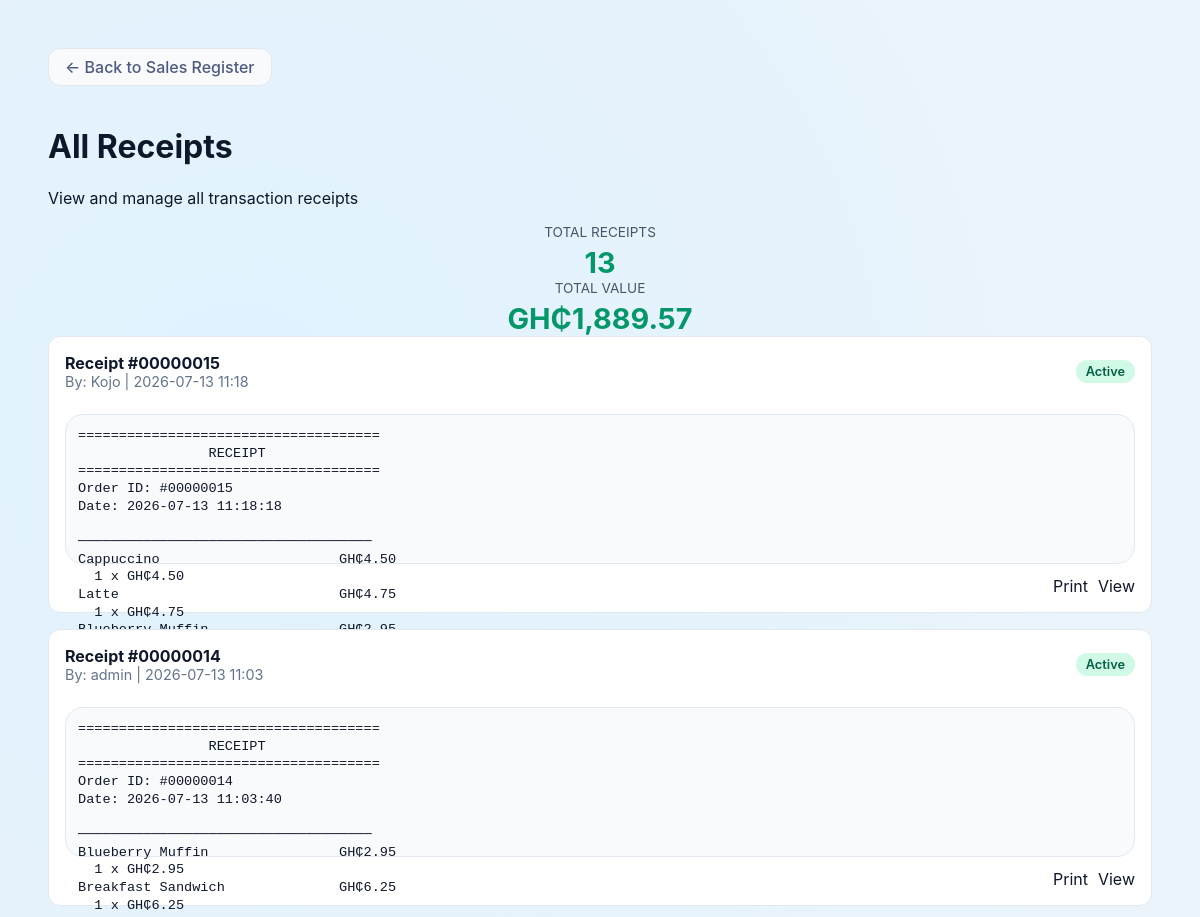
/receipts.php (signed in, upper part), run on an earlier commit of the app's database.
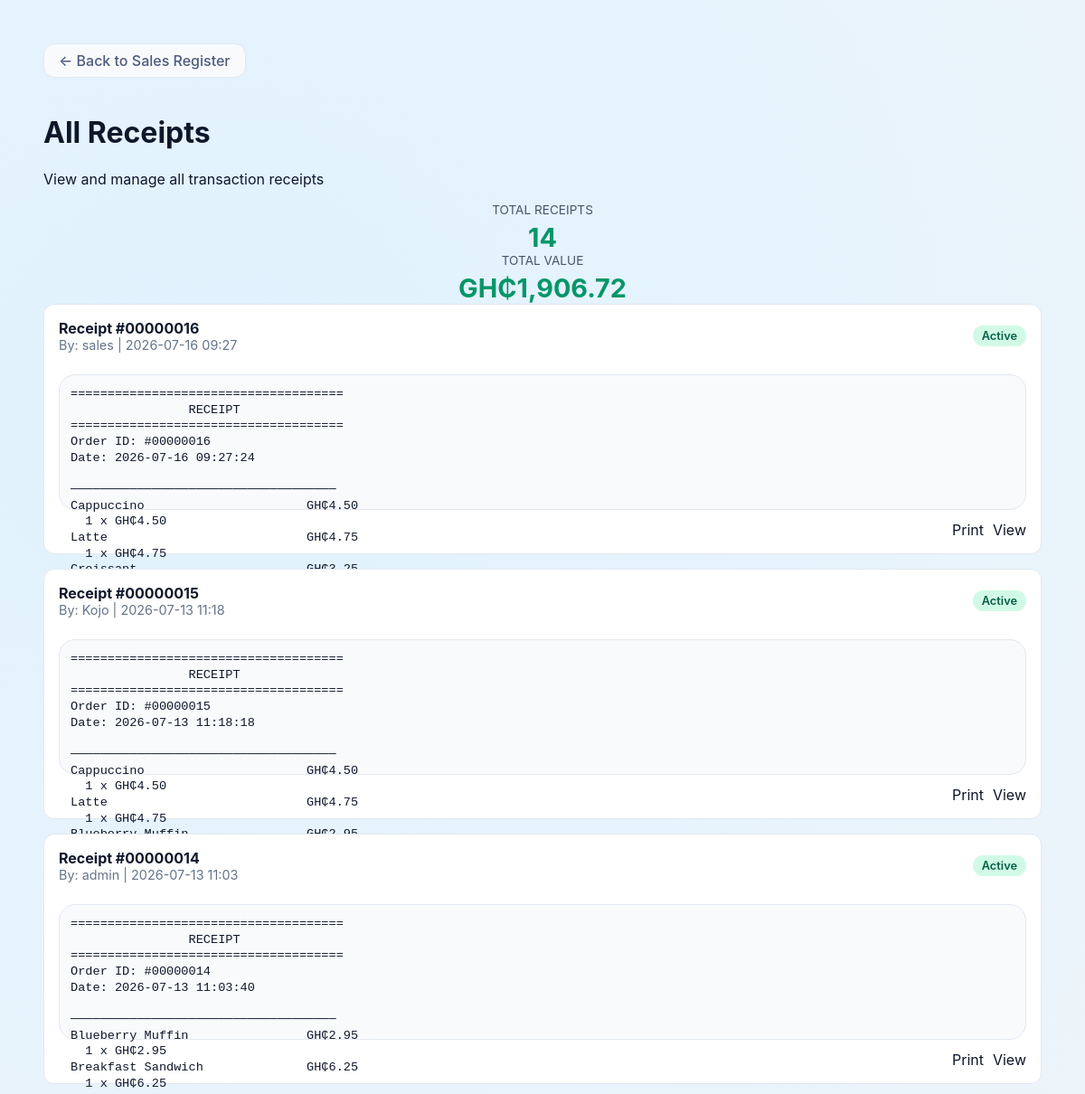
And on a later commit of the database.
### tables this page shows
CREATE TABLE receipts (
            id INTEGER PRIMARY KEY,
            order_id INTEGER NOT NULL UNIQUE,
            username TEXT NOT NULL,
            receipt_content TEXT NOT NULL,
            return_status TEXT NOT NULL DEFAULT "Active",
            created_at TEXT NOT NULL,
            FOREIGN KEY(order_id) REFERENCES orders(id)
        );

### inc/functions.php (called while the page is built, shortened)
<?php
function get_db_path(): string {
    $dir = __DIR__ . '/../data';
    return $dir . '/pos.db';
}
function get_database(): PDO {
    static $pdo = null;
    if ($pdo !== null) {
        return $pdo;
    }
    $path = get_db_path();
    $pdo = new PDO('sqlite:' . $path);
    $pdo->setAttribute(PDO::ATTR_ERRMODE, PDO::ERRMODE_EXCEPTION);
    return $pdo;
}
function load_receipts(): array {
    $stmt = get_database()->query(
        'SELECT r.id, r.order_id, r.username, r.receipt_content, r.return_status, r.created_at
         FROM receipts r
         ORDER BY r.created_at DESC'
    );
    return $stmt->fetchAll(PDO::FETCH_ASSOC);
}

### receipts.php (the view, shortened to what this page needs)
<?php
require_once __DIR__ . '/inc/functions.php';
$user = current_user();
$viewReceiptId = intval($_GET['view'] ?? 0);
$viewReceipt = null;
if ($user['role'] === 'admin') {
    $receipts = load_receipts();
} else {
    $receipts = load_receipts_by_user($user['username']);
}
?>
<!DOCTYPE html>
<html lang="en">
<head>
  <link rel="stylesheet" href="styles.css" />
</head>
<body>
  <div class="receipts-container">
    <a href="sales.php" class="back-link">← Back to Sales Register</a>
    <?php if ($viewReceiptId > 0 && $viewReceipt): ?>
      <div class="single-view">
        <h2>Receipt #<?php echo str_pad((string)$viewReceiptId, 8, '0', STR_PAD_LEFT); ?></h2>
        <pre><?php echo htmlspecialchars($viewReceipt); ?></pre>
        <div class="receipt-actions">
          <a href="print_receipt.php?id=<?php echo $viewReceiptId; ?>" class="primary" target="_blank">Print Receipt</a>
          <a href="receipts.php" class="secondary">Back to All Receipts</a>
        </div>
      </div>
    <?php else: ?>
      <h1>All Receipts</h1>
      <p>View and manage all transaction receipts</p>
      <?php
      $totalReceipts = count($receipts);
      $totalValue = 0;
      foreach ($receipts as $receipt) {
          preg_match('/TOTAL\s+GH₵([\d.]+)/', $receipt['receipt_content'], $matches);
          if (!empty($matches[1])) {
              $totalValue += floatval($matches[1]);
          }
      }
      ?>
      <div class="stats-panel">
        <div class="stat-item">
          <div class="stat-label">Total Receipts</div>
          <div class="stat-value"><?php echo $totalReceipts; ?></div>
        </div>
        <div class="stat-item">
          <div class="stat-label">Total Value</div>
          <div class="stat-value">GH₵<?php echo number_format($totalValue, 2); ?></div>
        </div>
      </div>
      <?php if (empty($receipts)): ?>
        <p class="empty-message">No receipts found.</p>
      <?php else: ?>
        <div class="receipts-summary">
          <?php foreach ($receipts as $receipt): ?>
            <div class="receipt-card">
              <div class="receipt-header">
                <div>
                  <div class="receipt-id">Receipt #<?php echo htmlspecialchars(str_pad((string)$receipt['order_id'], 8, '0', STR_PAD_LEFT)); ?></div>
                  <div class="receipt-meta">
                    By: <?php echo htmlspecialchars($receipt['username']); ?> |
                    <?php echo htmlspecialchars(date('Y-m-d H:i', strtotime($receipt['created_at']))); ?>
                  </div>
                </div>
                <div class="text-right">
                  <span class="receipt-status <?php echo strtolower($receipt['return_status']); ?>">
                    <?php echo htmlspecialchars($receipt['return_status']); ?>
                  </span>
                </div>
              </div>
              <pre class="receipt-preview"><?php echo htmlspecialchars($receipt['receipt_content']); ?></pre>
              <div class="receipt-actions">
                <a href="print_receipt.php?id=<?php echo $receipt['id']; ?>" class="tertiary" target="_blank">Print</a>
                <a href="receipts.php?view=<?php echo $receipt['id']; ?>" class="secondary">View</a>
              </div>
            </div>
          <?php endforeach; ?>
        </div>
      <?php endif; ?>
    <?php endif; ?>
  </div>
</body>
</html>

What changed in the data, as far as the page shows it:
added receipts: order "00000016", username "sales", created_at "2026-07-16 09:27", return_status "Active", receipt_content "===================================== RECEIPT ===================================== Order ID: #00000016 Date: 2026-07-16 09:27:24 ──────────────────────────────────── Cappuccino GH₵4.50 1 x GH₵4.50 Latte GH₵4.75 1 x GH₵4.75…"
Also different on the page:
$totalReceipts: "13" → "14"
$totalValue: "1,889.57" → "1,906.72"
